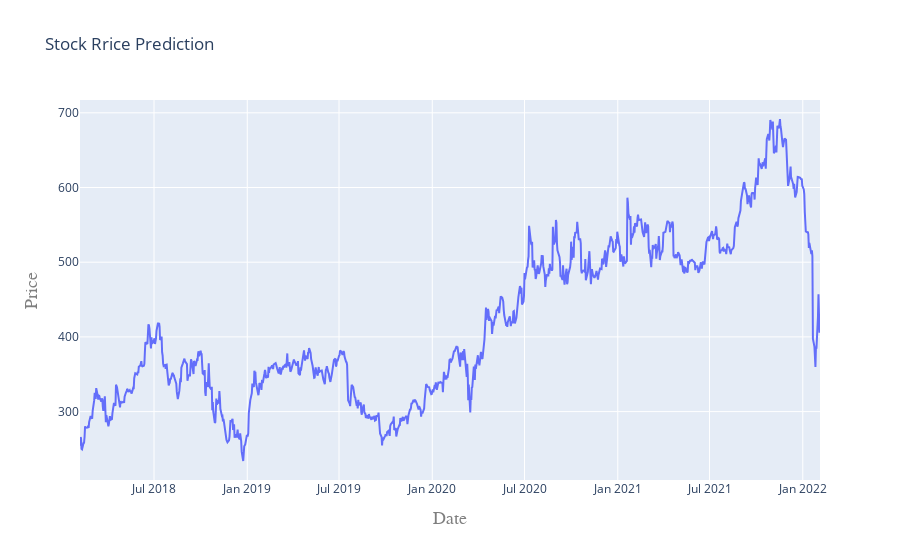

The notebook cell saved with this chart:
### Code cell
# plotting offline now

iplot(plot)

### Figure 1 — Plotly figure (JSON) as saved in the notebook; plotly's stock layout.template omitted (floating-point values rounded to 4 significant figures; data arrays with more than 128 entries replaced by an {"elided": "..."} marker saying what was removed)
{"data": [{"type": "scatter", "x": {"elided": "1009 str values"}, "y": {"elided": "1009 float values"}}], "layout": {"title": {"text": "Stock Rrice Prediction"}, "xaxis": {"title": {"font": {"color": "#7f7f7f", "family": "Courier New, monospace", "size": 18}, "text": "Date"}}, "yaxis": {"title": {"font": {"color": "#7f7f7f", "family": "Courier New, monospace", "size": 18}, "text": "Price"}}}}
